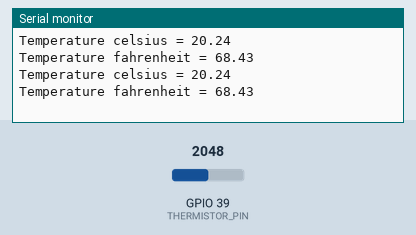
Bench run of a sketch on a simulated ESP32. Shown: the last lines printed to the serial monitor. Inputs (shaded band) come from the test bench; at power-on: GPIO 39 (THERMISTOR_PIN) = 2048.

Above: at 1.2 s.
1.3 s: GPIO 39 (THERMISTOR_PIN) set to 2866
At 2.6 s:
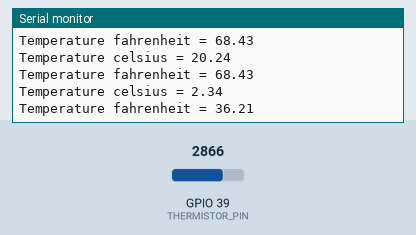
2.8 s: GPIO 39 (THERMISTOR_PIN) set to 3603
At 3.8 s:
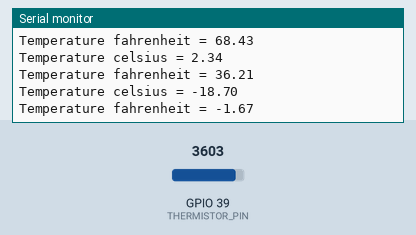
Timing chart, 0 to 5.8 s (numbered marks = the images above; inputs shaded):
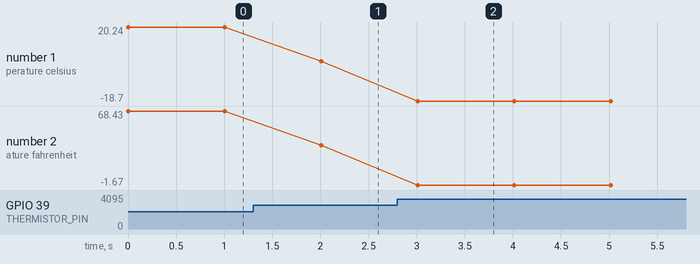

The sketch:

thermistor.ino
```cpp
#include "NX2003.h"

#define THERMISTOR_PIN 39
#define VOLTAGE_INPUT 3.30
#define NOMINAL_TEMP 25
#define NOMINAL_RESISTANCE 100*1000
#define REFERENCE_RESISTANCE 100*1000 // external RESISTANCE
#define B_VALUE 3950
#define ADC_RESOLUTION 4095

/* Create thermistor object
  @ THERMISTOR_PIN     -> NTC thermistor pin
  @ VOLTAGE_INPUT      -> voltage input to NTC thermistor
  @ REFERENCE_RESISTANCE -> resistance that using for voltage divider when connected thermistor
  @ NOMINAL_RESISTANCE   -> nominal resistance of thermistor (check thermistor datasheet)
  @ NOMINAL_TEMP       -> nominal temperature of thermistor (check thermistor datasheet)
  @ B_VALUE            -> b value of thermistor (check thermistor datasheet)
  @ ADC_RESOLUTION     -> analog input resolution of controller board
*/

NX2003Thermistor thermistor(THERMISTOR_PIN, VOLTAGE_INPUT, REFERENCE_RESISTANCE, NOMINAL_RESISTANCE, NOMINAL_TEMP, B_VALUE, ADC_RESOLUTION);

/*Create thermistor object without parameter
  Its will using following default setting
  THERMISTOR_PIN = 39
  VOLTAGE_INPUT = 3.30
  REFERENCE_RESISTANCE = 1000
  NOMINAL_RESISTANCE = 5000
  NOMINAL_TEMP = 25
  B_VALUE = 3470
  ADC_RESOLUTION = 4095
*/
// Uncomment below statement if you want to create object with default setting value
// NX2003Thermistor thermistor;

void setup() {
  Serial.begin(115200);
}

void loop() {
  float c_temp = thermistor.readTemperatureCelsius();
  float f_temp = thermistor.readTemperatureFahrenheit();
  Serial.println("Temperature celsius = " + String(c_temp));
  Serial.println("Temperature fahrenheit = " + String(f_temp));
  delay(1000);
}
```

Measured:
- after the input at 1.3 s, the serial monitor: prints a new line after 0.71 s (image 1)
- after the input at 2.8 s, the serial monitor: prints a new line after 0.21 s (image 2)
- plotted number 1: 20.24 → 2.34 after the input at 1.3 s, 2.34 → -18.7 after the input at 2.8 s
- plotted number 2: 68.43 → 36.21 after the input at 1.3 s, 36.21 → -1.67 after the input at 2.8 s
